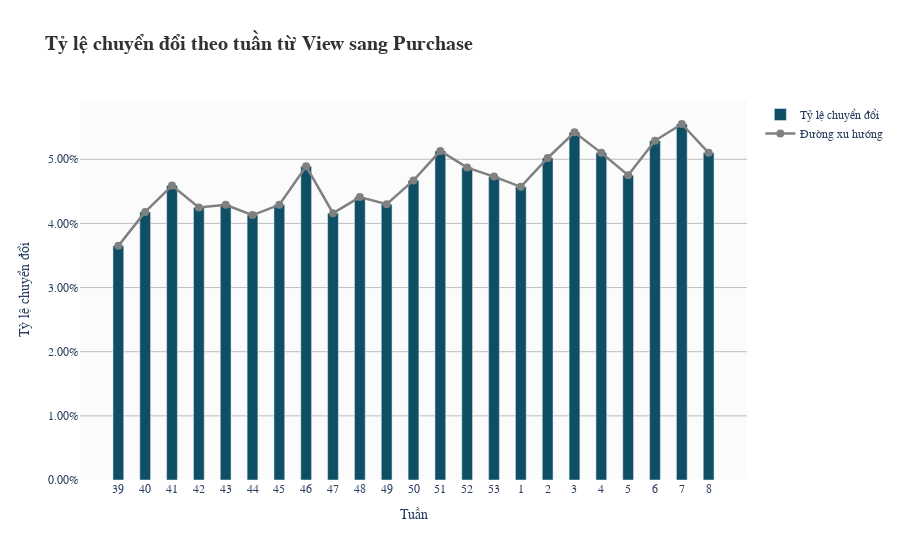

Source (notebook cell):
### Code cell
weeks = conversion_by_week.index.astype(str)
rates = conversion_by_week.round(2).values / 100

fig = go.Figure()

fig.add_trace(go.Bar(
    x=weeks,
    y=rates,
    name='Tỷ lệ chuyển đổi',
    marker_color='#0e4f66',
    width=0.4,
))

fig.add_trace(go.Scatter(
    x=weeks,
    y=rates,
    mode='lines+markers',
    name='Đường xu hướng',
    line=dict(color="gray", width=2.5),
    marker=dict(color="gray", size=8),
))

fig.update_layout(
    title='Tỷ lệ chuyển đổi theo tuần từ View sang Purchase',
    title_font=dict(size=20, family="serif", color="#323232", weight="bold"), 
    yaxis_tickformat=".2%", 
    xaxis_title="Tuần",
    yaxis_title="Tỷ lệ chuyển đổi",
    plot_bgcolor="#fbfbfb",
    font=dict(family="Arial, sans-serif"),
    xaxis=dict(showgrid=False),
    yaxis=dict(showgrid=True, gridcolor='gray', gridwidth=0.5),
    xaxis_tickvals=weeks,  
)

fig.show()

### Figure 1 — Plotly figure (JSON) as saved in the notebook; plotly's stock layout.template omitted (floating-point values rounded to 4 significant figures)
{"data": [{"marker": {"color": "#0e4f66"}, "name": "Tỷ lệ chuyển đổi", "type": "bar", "width": 0.4, "x": ["39", "40", "41", "42", "43", "44", "45", "46", "47", "48", "49", "50", "51", "52", "53", "1", "2", "3", "4", "5", "6", "7", "8"], "y": [0.0365, 0.0418, 0.0459, 0.0425, 0.0429, 0.0413, 0.0429, 0.0489, 0.0416, 0.0441, 0.043, 0.0467, 0.0513, 0.0487, 0.0473, 0.0457, 0.0502, 0.0542, 0.051, 0.0475, 0.0529, 0.0555, 0.051]}, {"line": {"color": "gray", "width": 2.5}, "marker": {"color": "gray", "size": 8}, "mode": "lines+markers", "name": "Đường xu hướng", "type": "scatter", "x": ["39", "40", "41", "42", "43", "44", "45", "46", "47", "48", "49", "50", "51", "52", "53", "1", "2", "3", "4", "5", "6", "7", "8"], "y": [0.0365, 0.0418, 0.0459, 0.0425, 0.0429, 0.0413, 0.0429, 0.0489, 0.0416, 0.0441, 0.043, 0.0467, 0.0513, 0.0487, 0.0473, 0.0457, 0.0502, 0.0542, 0.051, 0.0475, 0.0529, 0.0555, 0.051]}], "layout": {"font": {"family": "Arial, sans-serif"}, "plot_bgcolor": "#fbfbfb", "title": {"font": {"color": "#323232", "family": "serif", "size": 20, "weight": "bold"}, "text": "Tỷ lệ chuyển đổi theo tuần từ View sang Purchase"}, "xaxis": {"showgrid": false, "tickvals": ["39", "40", "41", "42", "43", "44", "45", "46", "47", "48", "49", "50", "51", "52", "53", "1", "2", "3", "4", "5", "6", "7", "8"], "title": {"text": "Tuần"}}, "yaxis": {"gridcolor": "gray", "gridwidth": 0.5, "showgrid": true, "tickformat": ".2%", "title": {"text": "Tỷ lệ chuyển đổi"}}}}
